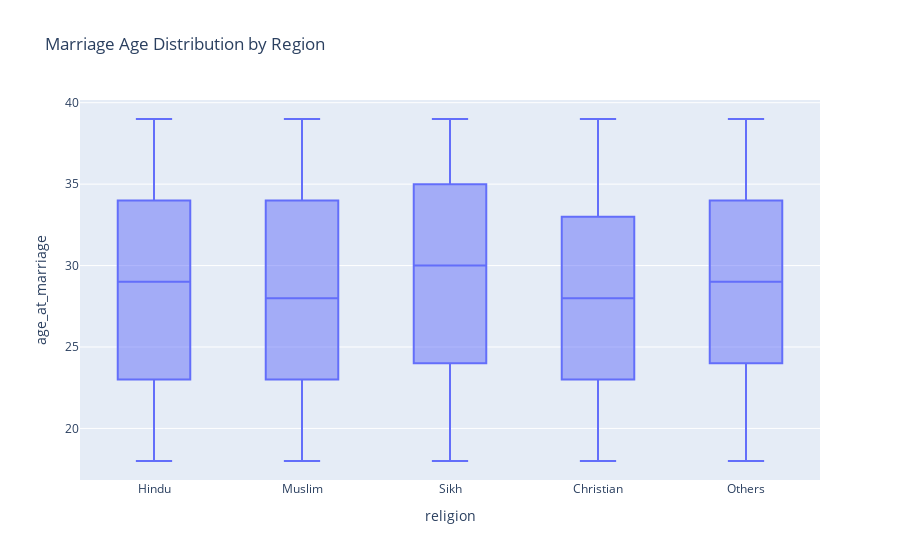

Here is the notebook cell this chart was saved with:
### Code cell
fig = px.box(
    df, x="religion", y="age_at_marriage", title="Marriage Age Distribution by Region"
)
fig.show()

### Figure 1 — Plotly figure (JSON) as saved in the notebook; plotly's stock layout.template omitted (floating-point values rounded to 4 significant figures; data arrays with more than 128 entries replaced by an {"elided": "..."} marker saying what was removed)
{"data": [{"alignmentgroup": "True", "hovertemplate": "religion=%{x}<br>age_at_marriage=%{y}<extra></extra>", "legendgroup": "", "marker": {"color": "#636efa"}, "name": "", "notched": false, "offsetgroup": "", "orientation": "v", "showlegend": false, "type": "box", "x": {"elided": "10000 str values"}, "x0": " ", "xaxis": "x", "y": {"elided": "10000 int values"}, "y0": " ", "yaxis": "y"}], "layout": {"boxmode": "group", "legend": {"tracegroupgap": 0}, "title": {"text": "Marriage Age Distribution by Region"}, "xaxis": {"anchor": "y", "domain": [0, 1], "title": {"text": "religion"}}, "yaxis": {"anchor": "x", "domain": [0, 1], "title": {"text": "age_at_marriage"}}}}
